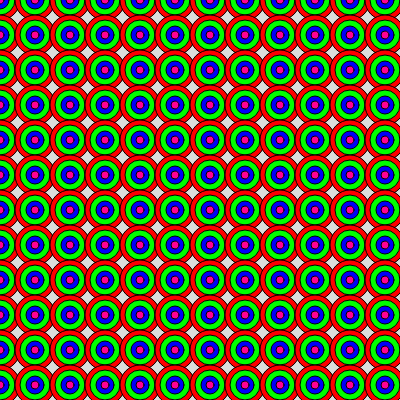
Frame 1 (no input)
Frame 60 (no input): identical to frame 1, image omitted
Frame 120 (the mouse pressed at the canvas centre since frame 60): identical to frame 1, image omitted

The p5.js sketch that drew this single still picture (run headless with seeded random() and noise() and a simulated clock; from frame 60 on, the mouse is pressed at the canvas centre):

// p5.js sketch
// ── sketch.js
function setup() {
  createCanvas(400, 400);
}

function draw() {
  background(220);

  for (var x = 0; x < width; x = x + 35) {
    for (var y = 0; y < height; y = y + 35) {
      fill(255, 0, 0); //red
      ellipse(x, y, 40, 40); //red circle
      
      fill(0, 255, 0); //green
      ellipse(x, y, 30, 30); //green circle
      
      fill(0, 0, 250); //blue
      ellipse(x, y, 18, 18); //blue circle
      
      fill(255, 0, 150); //pink
      ellipse(x, y, 8, 8); //pink circle
    }
  }
}
